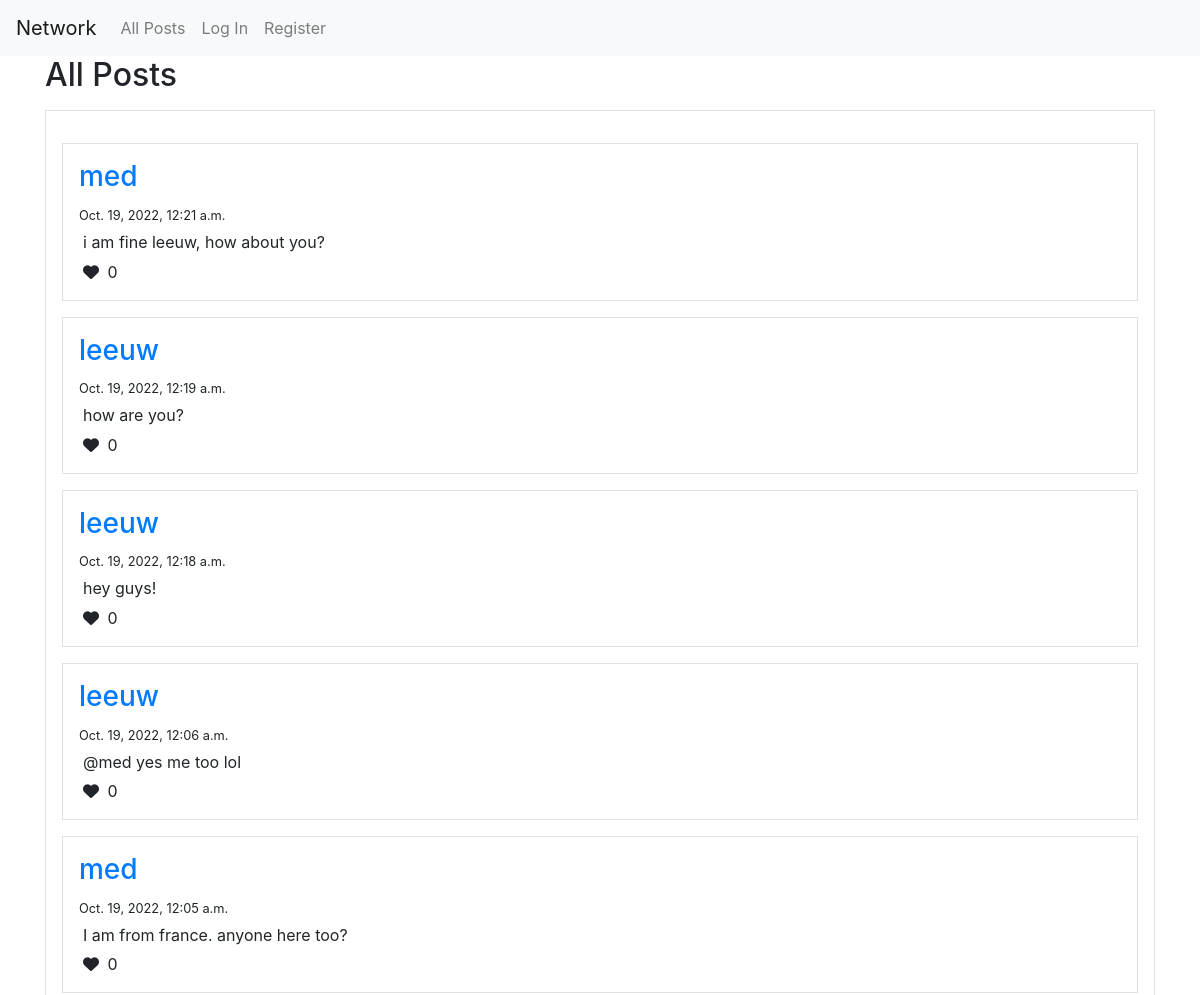
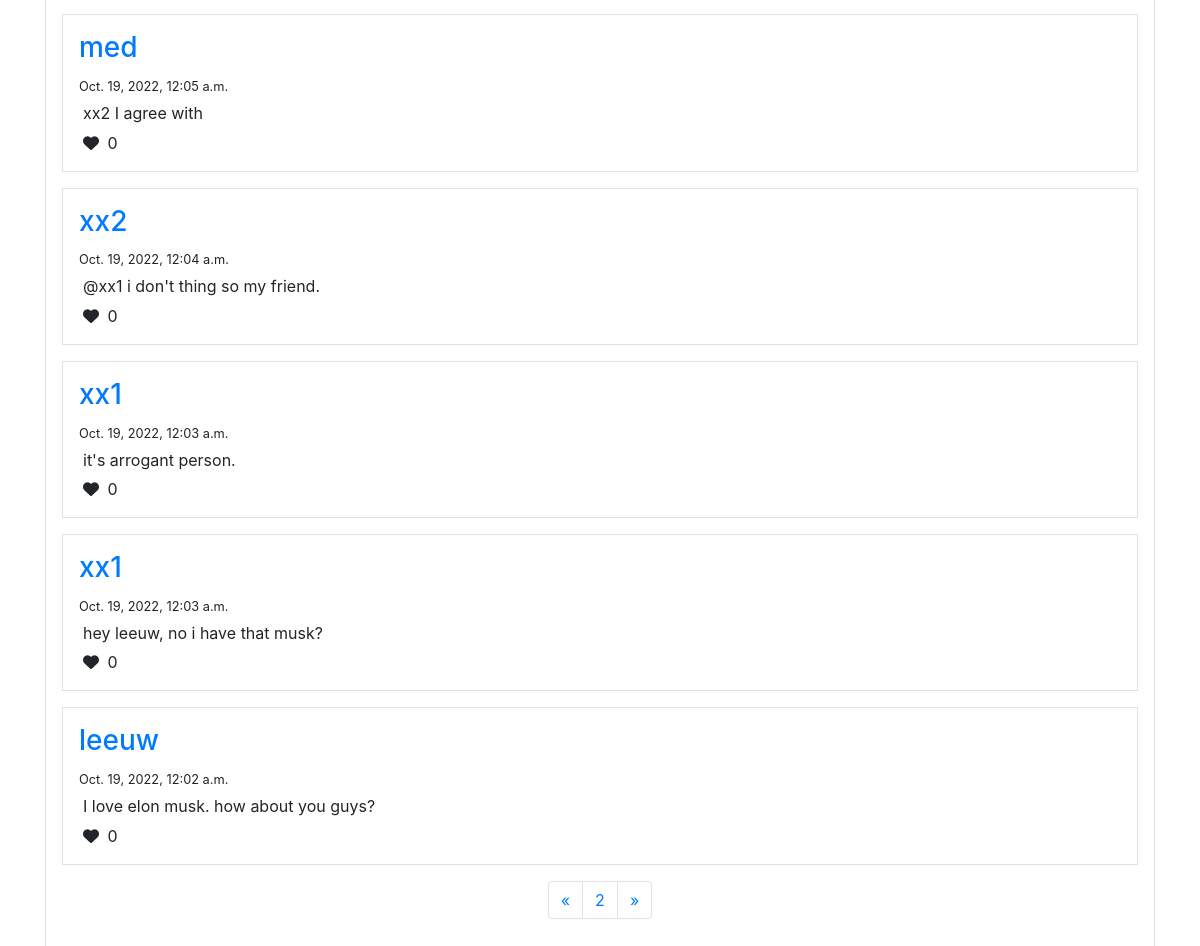
Screenshot of /?page=2 with the database file from the repository (2 pictures, top to bottom).
### network/models.py (models this page shows, shortened)
class Posts(models.Model):
    poster = models.ForeignKey(User, on_delete= models.CASCADE, related_name='posts')
    likes = models.ManyToManyField(User, related_name='likes')
    content = models.TextField()
    edited = models.BooleanField(default=False)
    createdAt = models.DateTimeField()
    editedAt = models.DateTimeField(null=True, blank=True)

class User(AbstractUser):
    pass

### network/views.py (the view)
# urls.py: path("", views.index, name="index"),
def index(request):
    posts = Posts.objects.all().order_by('-editedAt')
    page_obj, page_number, last_page = paginator(request, posts)
    form = PostsForm()
    return render(request, "network/index.html", {'form': form,'posts' : page_obj, "current_page": page_number, "last_page": last_page})

### network/helper.py (called while the page is built)
def paginator(request, posts):
    paginator = Paginator(posts, 10)
    page_number = request.GET.get('page')
    if(page_number):
        page_number = int(page_number)
    else:
        page_number = 1
    page_obj = paginator.get_page(page_number)
    return page_obj, page_number, paginator.num_pages

### network/templates/network/index.html (shortened to what this page needs)
{% extends "network/layout.html" %}
{% load static %}
{% block body %}
    <div class="container">
        <h2>All Posts</h2>
        <div class="border p-3 my-3" id="new_posts">
            {%if posts|length%}
                {% for post in posts %}
                    <div class="border p-3 my-3" id="post-{{post.id}}">
                        <div>
                            <h3>
                                {%if user.id == post.poster.id%}
                                <a href="{%url 'me'%}">
                                    You
                                </a>
                                {%else%}
                                <a href="{%url 'profile' post.poster%}-{{post.poster.id}}">
                                    {{post.poster}}
                                </a>
                                {%endif%}
                            </h3>
                        </div>
                        <div>
                            <small>
                                {%if post.edited%}
                                    {{post.editedAt}}- Edited
                                {%else%}
                                    {{post.createdAt}}
                                {%endif%}
                            </small>
                        </div>
                        <div class="m-1" id="post_content-{{post.id}}">
                            {{post.content}}
                        </div>
                        <div class="d-flex">
                            <form id="like_post_form_{{post.id}}">
                                <button class="btn btn-none border-0 p-0 like_post_btn" type="submit">
                                    {%if post.likes.all|length %}
                                    <i class="mx-1 fa fa-heart text-danger" id="fa-heart-{{post.id}}"></i>
                                    {%else%}
                                    <i class="mx-1 fa fa-heart" id="fa-heart-{{post.id}}"></i>
                                    {%endif%}
                                    <span id="span_like_{{post.id}}">{{post.likes.all | length}}</span>
                                </button>
                            </form>
                        </div>
                    </div>
                {%endfor%}
                <div class="d-flex justify-content-center">
                    <nav aria-label="Page navigation example">
                        <ul class="pagination">
                            {%if current_page > 1 %}
                            <li class="page-item">
                                <a class="page-link" href="?page=1" aria-label="Previous">
                                <span aria-hidden="true">&laquo;</span>
                                </a>
                            </li>
                            {%endif%}
                            <li class="page-item"><a class="page-link" href="?page={{current_page}}">{{current_page}}</a></li>
                            {%if last_page != 1 and current_page < last_page%}
                            <li class="page-item">
                                <a class="page-link" href="?page={{current_page|add:'1'}}" aria-label="Next">
                                <span aria-hidden="true">&raquo;</span>
                                </a>
                            </li>
                            {%endif%}
                        </ul>
                      </nav>
                </div>
            {%else%}
                <div class="d-flex justify-content-center" id="nopost">
                    <p>No posts yet!</p>
                </div>
            {%endif%}
        </div>
    </div>
{% endblock %}

### rows the page displays
Posts: poster "med", createdAt "Oct. 19, 2022, 12:21 a.m.", content "i am fine leeuw, how about you?", likes.all|length "0"
Posts: poster "leeuw", createdAt "Oct. 19, 2022, 12:19 a.m.", content "how are you?", likes.all|length "0"
Posts: poster "leeuw", createdAt "Oct. 19, 2022, 12:18 a.m.", content "hey guys!", likes.all|length "0"
Posts: poster "leeuw", createdAt "Oct. 19, 2022, 12:06 a.m.", content "@med yes me too lol", likes.all|length "0"
Posts: poster "med", createdAt "Oct. 19, 2022, 12:05 a.m.", content "I am from france. anyone here too?", likes.all|length "0"
Posts: poster "med", createdAt "Oct. 19, 2022, 12:05 a.m.", content "xx2 I agree with", likes.all|length "0"
Posts: poster "xx2", createdAt "Oct. 19, 2022, 12:04 a.m.", content "@xx1 i don't thing so my friend.", likes.all|length "0"
Posts: poster "xx1", createdAt "Oct. 19, 2022, 12:03 a.m.", content "it's arrogant person.", likes.all|length "0"
Posts: poster "xx1", createdAt "Oct. 19, 2022, 12:03 a.m.", content "hey leeuw, no i have that musk?", likes.all|length "0"
Posts: poster "leeuw", createdAt "Oct. 19, 2022, 12:02 a.m.", content "I love elon musk. how about you guys?", likes.all|length "0"

### other values shown
{{ current_page }} "2"
